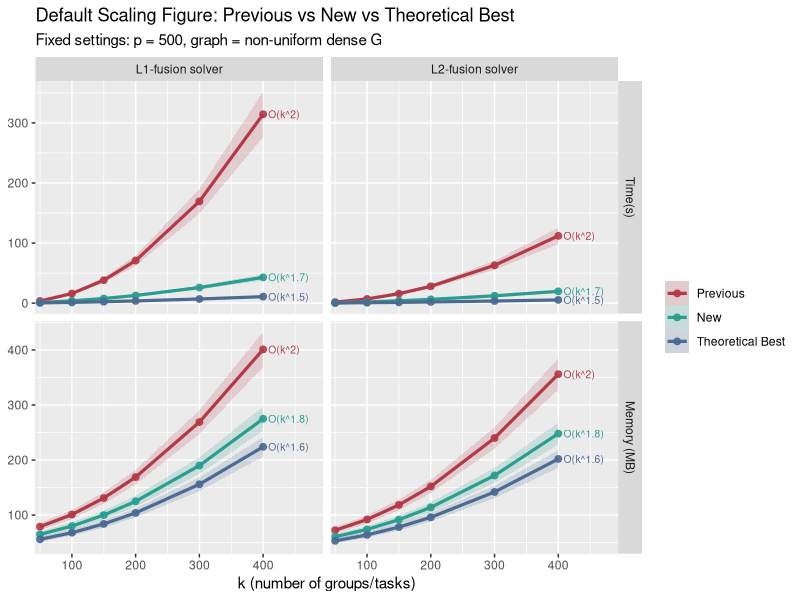
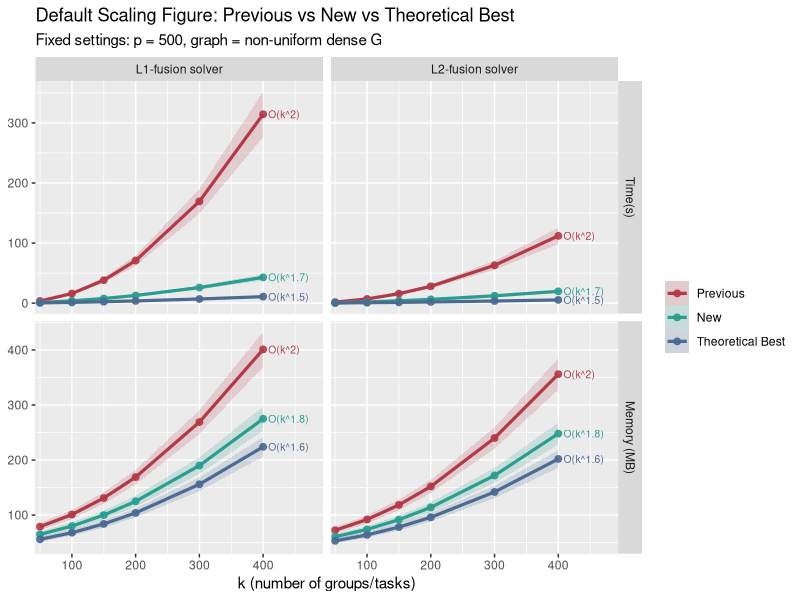

Recreate these plots in R, in order.
#!/usr/bin/env Rscript

# Single default figure for paper framing:
# - X-axis: k (number of groups/tasks)
# - Fixed setting: p = 500, non-uniform dense G
# - 2x2 facets: rows = {Runtime, Memory}, cols = {L1-fusion solver, L2-fusion solver}
# - Three method curves with +/- SD ribbons:
#   Previous, New, Theoretical Best

suppressPackageStartupMessages({
  library(ggplot2)
})

out_dir <- file.path("inst", "figures")
if (!dir.exists(out_dir)) dir.create(out_dir, recursive = TRUE)

# Default settings requested.
k_vals <- c(50, 100, 150, 200, 300, 400)
fixed_p <- 500
graph_setting <- "non-uniform dense G"

make_curves <- function(solver = c("L1-fusion solver", "L2-fusion solver"), k_vals) {
  solver <- match.arg(solver)

  if (solver == "L1-fusion solver") {
    runtime_prev <- 0.0008 * k_vals^2.15
    runtime_new  <- 0.0012 * k_vals^1.75
    runtime_best <- 0.0010 * k_vals^1.55

    memory_prev <- 65 + 0.20 * k_vals + 0.0016 * k_vals^2
    memory_new  <- 55 + 0.15 * k_vals + 0.0010 * k_vals^2
    memory_best <- 48 + 0.12 * k_vals + 0.0008 * k_vals^2
  } else {
    runtime_prev <- 0.0007 * k_vals^2.00
    runtime_new  <- 0.0010 * k_vals^1.65
    runtime_best <- 0.0009 * k_vals^1.45

    memory_prev <- 60 + 0.18 * k_vals + 0.0014 * k_vals^2
    memory_new  <- 52 + 0.13 * k_vals + 0.0009 * k_vals^2
    memory_best <- 46 + 0.11 * k_vals + 0.0007 * k_vals^2
  }

  df <- rbind(
    data.frame(Solver = solver, Metric = "Time(s)", Method = "Previous", k = k_vals, Mean = runtime_prev),
    data.frame(Solver = solver, Metric = "Time(s)", Method = "New", k = k_vals, Mean = runtime_new),
    data.frame(Solver = solver, Metric = "Time(s)", Method = "Theoretical Best", k = k_vals, Mean = runtime_best),
    data.frame(Solver = solver, Metric = "Memory (MB)", Method = "Previous", k = k_vals, Mean = memory_prev),
    data.frame(Solver = solver, Metric = "Memory (MB)", Method = "New", k = k_vals, Mean = memory_new),
    data.frame(Solver = solver, Metric = "Memory (MB)", Method = "Theoretical Best", k = k_vals, Mean = memory_best)
  )

  # Dummy variability bands.
  df$SD <- ifelse(df$Metric == "Time(s)", 0.12 * df$Mean, 0.08 * df$Mean)
  df$Lower <- pmax(df$Mean - df$SD, 0)
  df$Upper <- df$Mean + df$SD

  df$Method <- factor(df$Method, levels = c("Previous", "New", "Theoretical Best"))
  df$Metric <- factor(df$Metric, levels = c("Time(s)", "Memory (MB)"))
  df$Solver <- factor(df$Solver, levels = c("L1-fusion solver", "L2-fusion solver"))
  df
}

df <- rbind(
  make_curves("L1-fusion solver", k_vals),
  make_curves("L2-fusion solver", k_vals)
)

cols <- c("Previous" = "#B23A48", "New" = "#2A9D8F", "Theoretical Best" = "#4C6A92")

df$BigO <- ifelse(
  df$Metric == "Time(s)",
  ifelse(
    df$Method == "Previous", "O(k^2)",
    ifelse(df$Method == "New", "O(k^1.7)", "O(k^1.5)")
  ),
  ifelse(
    df$Method == "Previous", "O(k^2)",
    ifelse(df$Method == "New", "O(k^1.8)", "O(k^1.6)")
  )
)

label_df <- do.call(
  rbind,
  lapply(split(df, list(df$Solver, df$Metric, df$Method), drop = TRUE), function(d) {
    d[which.max(d$k), ]
  })
)

p <- ggplot(df, aes(x = k, y = Mean, color = Method, fill = Method)) +
  geom_ribbon(aes(ymin = Lower, ymax = Upper), alpha = 0.18, linewidth = 0) +
  geom_line(linewidth = 1.1) +
  geom_point(size = 2.0, alpha = 0.9) +
  geom_text(
    data = label_df,
    aes(label = BigO),
    nudge_x = 8,
    hjust = 0,
    size = 2.6,
    show.legend = FALSE
  ) +
  facet_grid(Metric ~ Solver, scales = "free_y") +
  scale_color_manual(values = cols) +
  scale_fill_manual(values = cols) +
  scale_x_continuous(expand = expansion(mult = c(0.02, 0.24))) +
  labs(
    title = "Default Scaling Figure: Previous vs New vs Theoretical Best",
    subtitle = sprintf("Fixed settings: p = %d, graph = %s", fixed_p, graph_setting),
    x = "k (number of groups/tasks)",
    y = NULL,
    color = NULL,
    fill = NULL
  ) +
  coord_cartesian(clip = "off")

png_file <- file.path(out_dir, "default_l1_l2_scaling_k.png")
ggsave(filename = png_file, plot = p, width = 6.8, height = 3.0, dpi = 180)

if (requireNamespace("svglite", quietly = TRUE)) {
  svg_file <- file.path(out_dir, "default_l1_l2_scaling_k.svg")
  ggsave(filename = svg_file, plot = p, width = 6.8, height = 3.0)
} else {
  message("Package 'svglite' not installed; skipped SVG export.")
}

message("Wrote figure: ", png_file)
